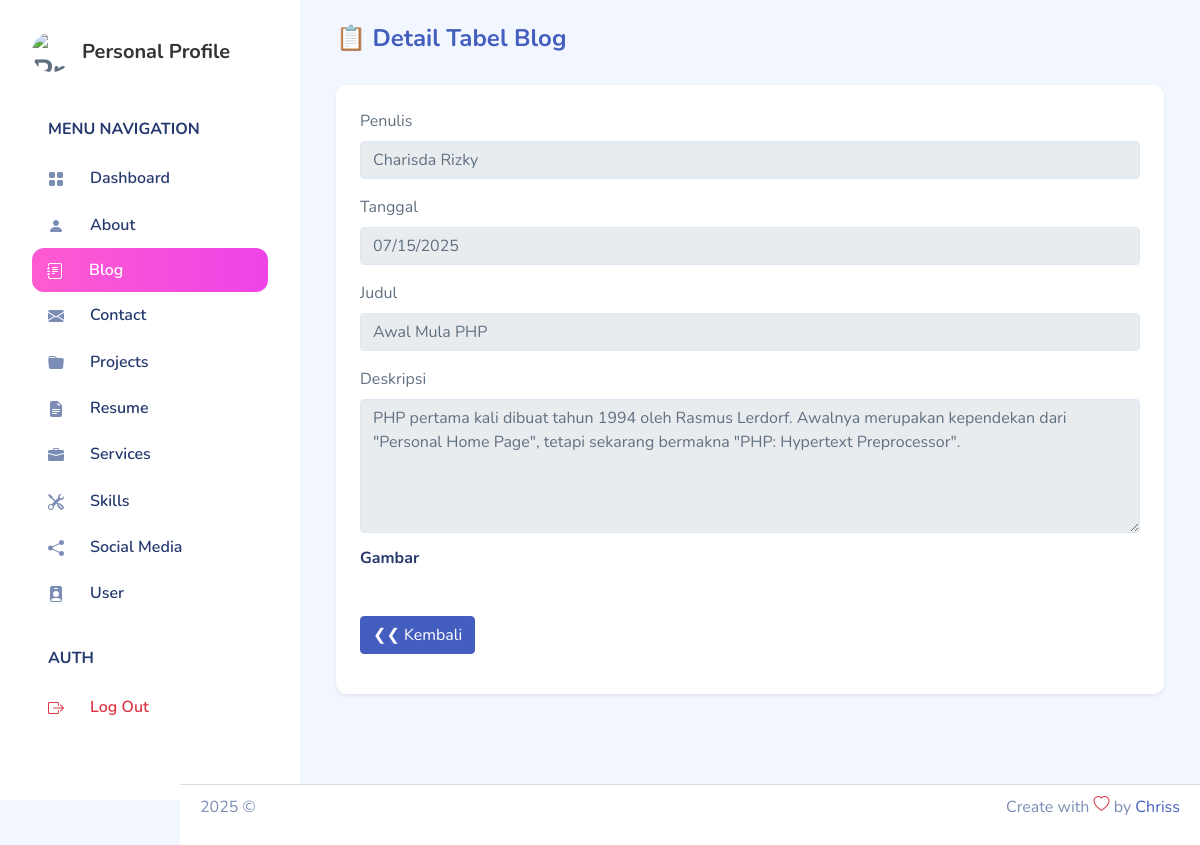
/backend/pages/blog/detail.php?id=1, run on the app's committed database.
### tables this page shows
CREATE TABLE `blogs` (
  `id` int NOT NULL,
  `date` date NOT NULL,
  `author` varchar(255) NOT NULL,
  `tittle` varchar(255) NOT NULL,
  `description` text,
  `image` varchar(255) DEFAULT NULL,
  `created_at` timestamp NULL DEFAULT CURRENT_TIMESTAMP,
  `updated_at` timestamp NULL DEFAULT CURRENT_TIMESTAMP ON UPDATE CURRENT_TIMESTAMP
);

### backend/action/blog/show.php (called while the page is built, shortened)
<?php
include '../../app.php';
$id = (int) $_GET['id'];
$qSelect = "SELECT * FROM blogs WHERE id = $id";
$result = mysqli_query($connect, $qSelect) or die(mysqli_error($connect));
$blog = mysqli_fetch_object($result);

### backend/pages/blog/detail.php (the view, shortened to what this page needs)
<?php include '../../partials/header.php'; ?>
<?php include '../../partials/sidebar.php'; ?>
<div class="container-fluid page-body-wrapper">
    <div id="main" class="p-4">
        <div class="d-flex align-items-center justify-content-between mb-4">
            <h4 class="fw-bold text-primary">📋 Detail Tabel Blog</h4>
        </div>
        <div class="card border-0 shadow-sm">
            <div class="card-body">
                <div class="table-responsive">
                    <table class="table table-modern align-middle">
                        <?php
                        include '../../action/blog/show.php';
                        ?>
                        <form>
                            <div class="mb-3">
                                <label class="form-label">Penulis</label>
                                <input type="text" class="form-control" value="<?= $blog->author ?>" disabled>
                            </div>
                            <div class="mb-3">
                                <label class="form-label">Tanggal</label>
                                <input type="date" class="form-control" value="<?= $blog->date ?>" disabled>
                            </div>
                            <div class="mb-3">
                                <label class="form-label">Judul</label>
                                <input type="text" class="form-control" value="<?= $blog->tittle ?>" disabled>
                            </div>
                            <div class="mb-3">
                                <label class="form-label">Deskripsi</label>
                                <textarea class="form-control" rows="5" disabled><?= $blog->description ?></textarea>
                            </div>
                            <div class="mb-3">
                                <h6>Gambar</h6>
                            </div>
                            <a href="./index.php" class="btn btn-primary">❮❮ Kembali</a>
                        </form>
                    </table>
                </div>
            </div>
        </div>
        <?php include '../../partials/footer.php'; ?>
    </div>
</div>

### backend/pages/blog/detail.php (style rules this page uses)
.table-modern { border-collapse: separate; border-spacing: 0 10px; }

### backend/partials/footer.php (style rules this page uses)
html, body { height: 100%; margin: 0; }
#main { flex: 1; padding-bottom: 60px; }

### data on the page
blogs: author "Charisda Rizky", date "07/15/2025", tittle "Awal Mula PHP", description "PHP pertama kali dibuat tahun 1994 oleh Rasmus Lerdorf. Awalnya merupakan kependekan dari \"Personal Home Page\", tetapi sekarang bermakna \"PHP: Hypertext Preprocessor\"."
